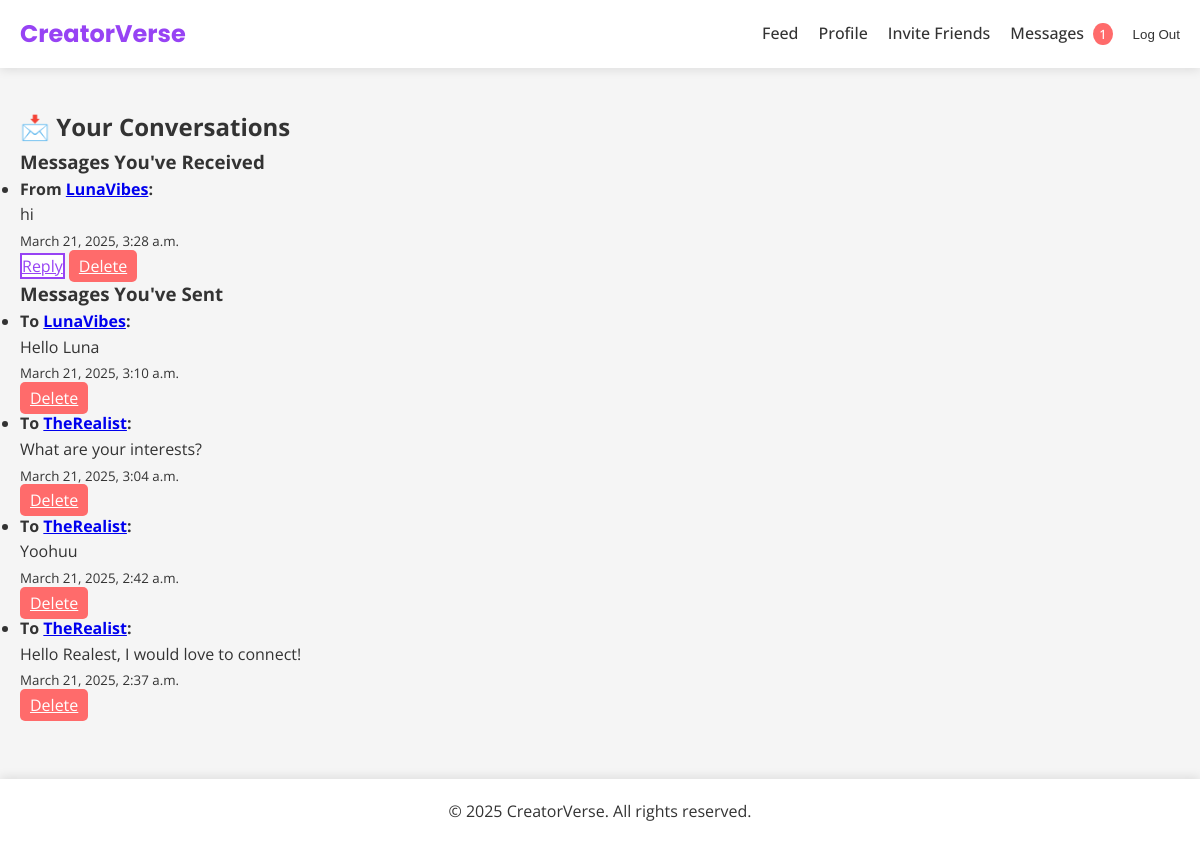
The app's page /users/messages/ (signed in) with its own data.
### users/models.py (models this page shows, shortened)
class Message(models.Model):
    sender = models.ForeignKey(
        CustomUser,
        on_delete=models.CASCADE,
        related_name="sent_messages"
    )
    receiver = models.ForeignKey(
        CustomUser,
        on_delete=models.CASCADE,
        related_name="received_messages"
    )
    content = models.TextField()
    created_at = models.DateTimeField(auto_now_add=True)
    is_read = models.BooleanField(default=False)
    class Meta:
        ordering = ["-created_at"]
        verbose_name = "Private Message"
        verbose_name_plural = "Private Messages"

class CustomUser(AbstractUser):
    bio = models.TextField(blank=True, null=True, help_text="Tell others about yourself")
    profile_image = models.ImageField(
        upload_to="profile_pics/",
        blank=True,
        null=True,
        help_text="Upload a profile picture"
    )
    used_invite = models.BooleanField(
        default=False,
        help_text="Has this user used an invite code?"
    )
    following = models.ManyToManyField(
        'self',
        symmetrical=False,
        related_name='followers',
        blank=True,
        help_text="Users this user is following"
    )
    class Meta:
        verbose_name = "User"
        verbose_name_plural = "Users"

### users/views.py (the view)
# urls.py: path('messages/', views.message_list, name='message_list'),
@login_required
def message_list(request):
    received_messages = Message.objects.filter(
        receiver=request.user
    ).select_related("sender").order_by('-created_at')
    sent_messages = Message.objects.filter(
        sender=request.user
    ).select_related("receiver").order_by('-created_at')
    received_paginator = Paginator(received_messages, 10)
    received_page = request.GET.get('received_page')
    received_messages = received_paginator.get_page(received_page)
    sent_paginator = Paginator(sent_messages, 10)
    sent_page = request.GET.get('sent_page')
    sent_messages = sent_paginator.get_page(sent_page)
    return render(request, "users/message_list.html", {
        "received_messages": received_messages,
        "sent_messages": sent_messages
    })

### users/context_processors.py (called while the page is built)
def site_settings(request):
    from django.conf import settings
    return {
        'SITE_NAME': 'CreatorVerse',
        'SITE_URL': settings.SITE_URL,
    }

def unread_messages(request):
    if request.user.is_authenticated:
        from users.models import Message
        return {
            'unread_count': Message.objects.filter(
                receiver=request.user,
                is_read=False
            ).count()
        }
    return {}

### users/templates/users/message_list.html (shortened to what this page needs)
{% extends "base.html" %}
{% block content %}
<div class="messages-container">
    <h2>📩 Your Conversations</h2>
    <h3>Messages You've Received</h3>
    {% if received_messages %}
        <ul class="received-messages">
            {% for msg in received_messages %}
                <li class="message-card">
                    <strong>From <a href="{% url 'user_profile' msg.sender.username %}">{{ msg.sender.username }}</a>:</strong>
                    <p>{{ msg.content }}</p>
                    <small>{{ msg.created_at|date:"F j, Y, g:i a" }}</small>
                    <div class="message-actions">
                        <a href="{% url 'send_message' msg.sender.id %}" class="btn-secondary">Reply</a>
                        <a href="{% url 'delete_message' msg.id %}" class="btn-danger">Delete</a>
                    </div>
                </li>
            {% endfor %}
        </ul>
    {% else %}
        <p>No new messages.</p>
    {% endif %}
    <h3>Messages You've Sent</h3>
    {% if sent_messages %}
        <ul class="sent-messages">
            {% for msg in sent_messages %}
                <li class="message-card">
                    <strong>To <a href="{% url 'user_profile' msg.receiver.username %}">{{ msg.receiver.username }}</a>:</strong>
                    <p>{{ msg.content }}</p>
                    <small>{{ msg.created_at|date:"F j, Y, g:i a" }}</small>
                    <div class="message-actions">
                        <a href="{% url 'delete_message' msg.id %}" class="btn-danger">Delete</a>
                    </div>
                </li>
            {% endfor %}
        </ul>
    {% else %}
        <p>No messages sent yet.</p>
    {% endif %}
</div>
{% endblock %}

### static/css/styles.css (style rules this page uses)
* { margin: 0; padding: 0; box-sizing: border-box; }
body { font-family: "Open Sans", sans-serif; color: #333333; line-height: 1.6; background: #F5F5F5; }
.btn-secondary { background: #FFFFFF; color: #9743F4; border: 2px solid #9743F4; }
.btn-danger { background: #FF6B6B; color: #FFFFFF; border: none; padding: 5px 10px; border-radius: 5px; cursor: pointer; transition: background 0.3s ease; }

### records on screen
Message: sender.username "LunaVibes", content "hi", created_at "March 21, 2025, 3:28 a.m."
Message: receiver.username "LunaVibes", content "Hello Luna", created_at "March 21, 2025, 3:10 a.m."
Message: receiver.username "TheRealist", content "What are your interests?", created_at "March 21, 2025, 3:04 a.m."
Message: receiver.username "TheRealist", content "Yoohuu", created_at "March 21, 2025, 2:42 a.m."
Message: receiver.username "TheRealist", content "Hello Realest, I would love to connect!", created_at "March 21, 2025, 2:37 a.m."

### other values on screen
{{ unread_count }} "1"
